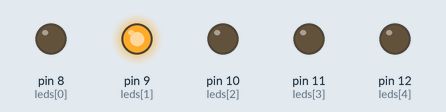
A sketch run on a simulated Arduino Uno, built with avr-gcc and run on an emulated ATmega328P. On the bench: output pins drawn as LEDs (lit = HIGH).

Above: at 0.7 s.
At 1.9 s:
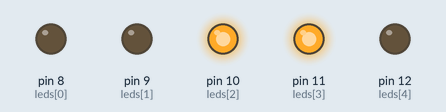
At 3.1 s:
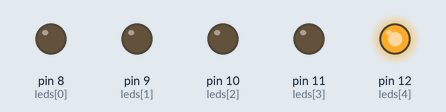
At 3.9 s:
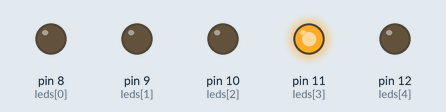
At 6.3 s:
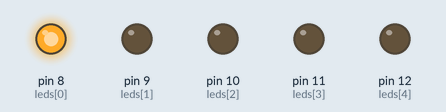
At 7.9 s:
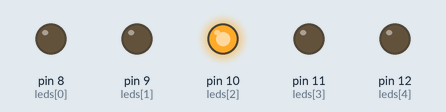
Timing chart, 0 to 8.3 s (numbered marks = the images above):
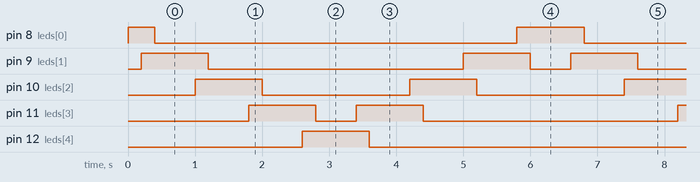

The sketch:

black_ligthning.ino
```cpp
const int leds[ 5 ] = { 8, 9, 10, 11, 12 };
const int d = 200;

void setup() {
    for( int i=0; i<5; i++ )
        pinMode( leds[ i ], OUTPUT );
}

void loop() {
    for( int i=0; i<4; i++ ){
        digitalWrite( leds[ i ], HIGH );
        delay( d );
        digitalWrite( leds[ i+1 ], HIGH );
        delay( d );
        digitalWrite( leds[ i ], LOW );
        delay( d*2 );
    }
    for( int i=4; i>0; i-- ){
        digitalWrite( leds[ i ], HIGH );
        delay( d );
        digitalWrite( leds[ i-1 ], HIGH );
        delay( d );
        digitalWrite( leds[ i ], LOW );
        delay( d*2 );
    }
}
```

Measured:
- by itself, pin 8 (leds[0]): repeats every 6.4 s: LOW 5.4 s, HIGH 1.0 s
- by itself, pin 9 (leds[1]): repeats every 6.4 s: LOW 3.8 s, HIGH 1.0 s, LOW 0.60 s, HIGH 1.0 s
- by itself, pin 10 (leds[2]): alternates HIGH for 1.0 s and LOW for 2.2 s
- by itself, pin 11 (leds[3]): repeats every 6.4 s: LOW 0.60 s, HIGH 1.0 s, LOW 3.8 s, HIGH 1.0 s
- by itself, pin 12 (leds[4]): alternates HIGH for 1.0 s and LOW for 5.4 s
